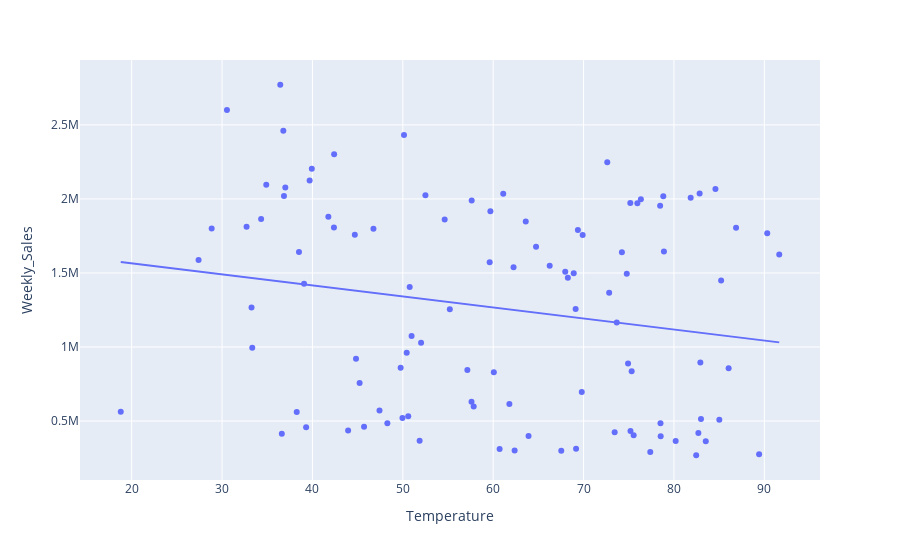

The cell this chart's notebook holds for it:
### Markdown cell above
## Analyse des corrélations

L'analyse de la matrice de corrélation révèle plusieurs insights importants :

1. Corrélations avec les ventes hebdomadaires (Weekly_Sales) :
   - Store (0.13) : Faible corrélation positive, suggérant une légère variation des performances selon les magasins
   - Unemployment (0.18) : Corrélation positive inattendue, potentiellement due à d'autres facteurs économiques
   - Temperature (-0.19) : Impact négatif modéré, les ventes diminuent légèrement par temps chaud
   - CPI (-0.36) : La corrélation négative la plus forte, indiquant une sensibilité des consommateurs aux prix

2. Corrélations entre variables explicatives :
   - Fuel_Price et Year (0.83) : Forte corrélation indiquant une multicolinéarité à prendre en compte
   - Les variables temporelles (Month, Day, DayOfWeek) ont des corrélations faibles avec les autres variables
   - Holiday_Flag montre des corrélations faibles avec toutes les variables, suggérant une indépendance relative

Ces observations suggèrent l'importance de la régularisation pour gérer la multicolinéarité. Potentiellement , possibilité d'exclure les variables temporelles peu corrélées pour éviter le bruit ?

### Code cell
# graph de l'impact de la température sur les ventes dans un petit graphique
fig = px.scatter(df, x='Temperature', y='Weekly_Sales', trendline='ols')
fig.show()
